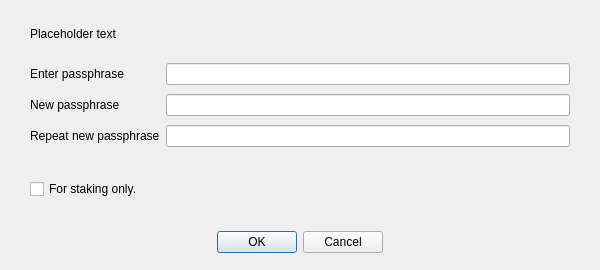
<?xml version="1.0" encoding="UTF-8"?>
<ui version="4.0">
 <class>AskPassphraseDialog</class>
 <widget class="QDialog" name="AskPassphraseDialog">
  <property name="geometry">
   <rect>
    <x>0</x>
    <y>0</y>
    <width>600</width>
    <height>270</height>
   </rect>
  </property>
  <property name="sizePolicy">
   <sizepolicy hsizetype="Preferred" vsizetype="Minimum">
    <horstretch>0</horstretch>
    <verstretch>0</verstretch>
   </sizepolicy>
  </property>
  <property name="minimumSize">
   <size>
    <width>550</width>
    <height>0</height>
   </size>
  </property>
  <property name="windowTitle">
   <string>Passphrase Dialog</string>
  </property>
  <layout class="QVBoxLayout" name="verticalLayout">
   <property name="sizeConstraint">
    <enum>QLayout::SetMinimumSize</enum>
   </property>
   <property name="leftMargin">
    <number>0</number>
   </property>
   <property name="rightMargin">
    <number>0</number>
   </property>
   <property name="bottomMargin">
    <number>0</number>
   </property>
   <item>
    <layout class="QVBoxLayout" name="verticalLayout_2">
     <property name="leftMargin">
      <number>30</number>
     </property>
     <property name="rightMargin">
      <number>30</number>
     </property>
     <item>
      <widget class="QLabel" name="warningLabel">
       <property name="text">
        <string notr="true">Placeholder text</string>
       </property>
       <property name="textFormat">
        <enum>Qt::RichText</enum>
       </property>
       <property name="wordWrap">
        <bool>true</bool>
       </property>
      </widget>
     </item>
     <item>
      <layout class="QFormLayout" name="formLayout">
       <property name="sizeConstraint">
        <enum>QLayout::SetMinimumSize</enum>
       </property>
       <property name="fieldGrowthPolicy">
        <enum>QFormLayout::AllNonFixedFieldsGrow</enum>
       </property>
       <property name="verticalSpacing">
        <number>9</number>
       </property>
       <property name="bottomMargin">
        <number>10</number>
       </property>
       <item row="0" column="0">
        <widget class="QLabel" name="passLabel1">
         <property name="text">
          <string>Enter passphrase</string>
         </property>
        </widget>
       </item>
       <item row="0" column="1">
        <widget class="QLineEdit" name="passEdit1">
         <property name="echoMode">
          <enum>QLineEdit::Password</enum>
         </property>
        </widget>
       </item>
       <item row="1" column="0">
        <widget class="QLabel" name="passLabel2">
         <property name="text">
          <string>New passphrase</string>
         </property>
        </widget>
       </item>
       <item row="1" column="1">
        <widget class="QLineEdit" name="passEdit2">
         <property name="echoMode">
          <enum>QLineEdit::Password</enum>
         </property>
        </widget>
       </item>
       <item row="2" column="0">
        <widget class="QLabel" name="passLabel3">
         <property name="text">
          <string>Repeat new passphrase</string>
         </property>
        </widget>
       </item>
       <item row="2" column="1">
        <widget class="QLineEdit" name="passEdit3">
         <property name="echoMode">
          <enum>QLineEdit::Password</enum>
         </property>
        </widget>
       </item>
       <item row="3" column="1">
        <widget class="QLabel" name="capsLabel">
         <property name="font">
          <font>
           <weight>75</weight>
           <bold>true</bold>
          </font>
         </property>
         <property name="text">
          <string/>
         </property>
         <property name="alignment">
          <set>Qt::AlignCenter</set>
         </property>
        </widget>
       </item>
       <item row="4" column="0" colspan="2">
        <widget class="QCheckBox" name="stakingCheckBox">
         <property name="toolTip">
          <string>Serves to disable the trivial sendmoney when OS account compromised. Provides no real security.</string>
         </property>
         <property name="text">
          <string>For staking only.</string>
         </property>
        </widget>
       </item>
      </layout>
     </item>
    </layout>
   </item>
   <item>
    <widget class="QWidget" name="buttonsContainerWhite" native="true">
     <property name="maximumSize">
      <size>
       <width>16777215</width>
       <height>55</height>
      </size>
     </property>
     <layout class="QHBoxLayout" name="horizontalLayout">
      <property name="leftMargin">
       <number>30</number>
      </property>
      <property name="topMargin">
       <number>15</number>
      </property>
      <property name="rightMargin">
       <number>30</number>
      </property>
      <property name="bottomMargin">
       <number>15</number>
      </property>
      <item>
       <widget class="QDialogButtonBox" name="buttonBox">
        <property name="orientation">
         <enum>Qt::Horizontal</enum>
        </property>
        <property name="standardButtons">
         <set>QDialogButtonBox::Cancel|QDialogButtonBox::Ok</set>
        </property>
        <property name="centerButtons">
         <bool>true</bool>
        </property>
       </widget>
      </item>
     </layout>
    </widget>
   </item>
  </layout>
 </widget>
 <resources/>
 <connections>
  <connection>
   <sender>buttonBox</sender>
   <signal>accepted()</signal>
   <receiver>AskPassphraseDialog</receiver>
   <slot>accept()</slot>
   <hints>
    <hint type="sourcelabel">
     <x>20</x>
     <y>20</y>
    </hint>
    <hint type="destinationlabel">
     <x>20</x>
     <y>20</y>
    </hint>
   </hints>
  </connection>
  <connection>
   <sender>buttonBox</sender>
   <signal>rejected()</signal>
   <receiver>AskPassphraseDialog</receiver>
   <slot>reject()</slot>
   <hints>
    <hint type="sourcelabel">
     <x>20</x>
     <y>20</y>
    </hint>
    <hint type="destinationlabel">
     <x>20</x>
     <y>20</y>
    </hint>
   </hints>
  </connection>
 </connections>
</ui>
